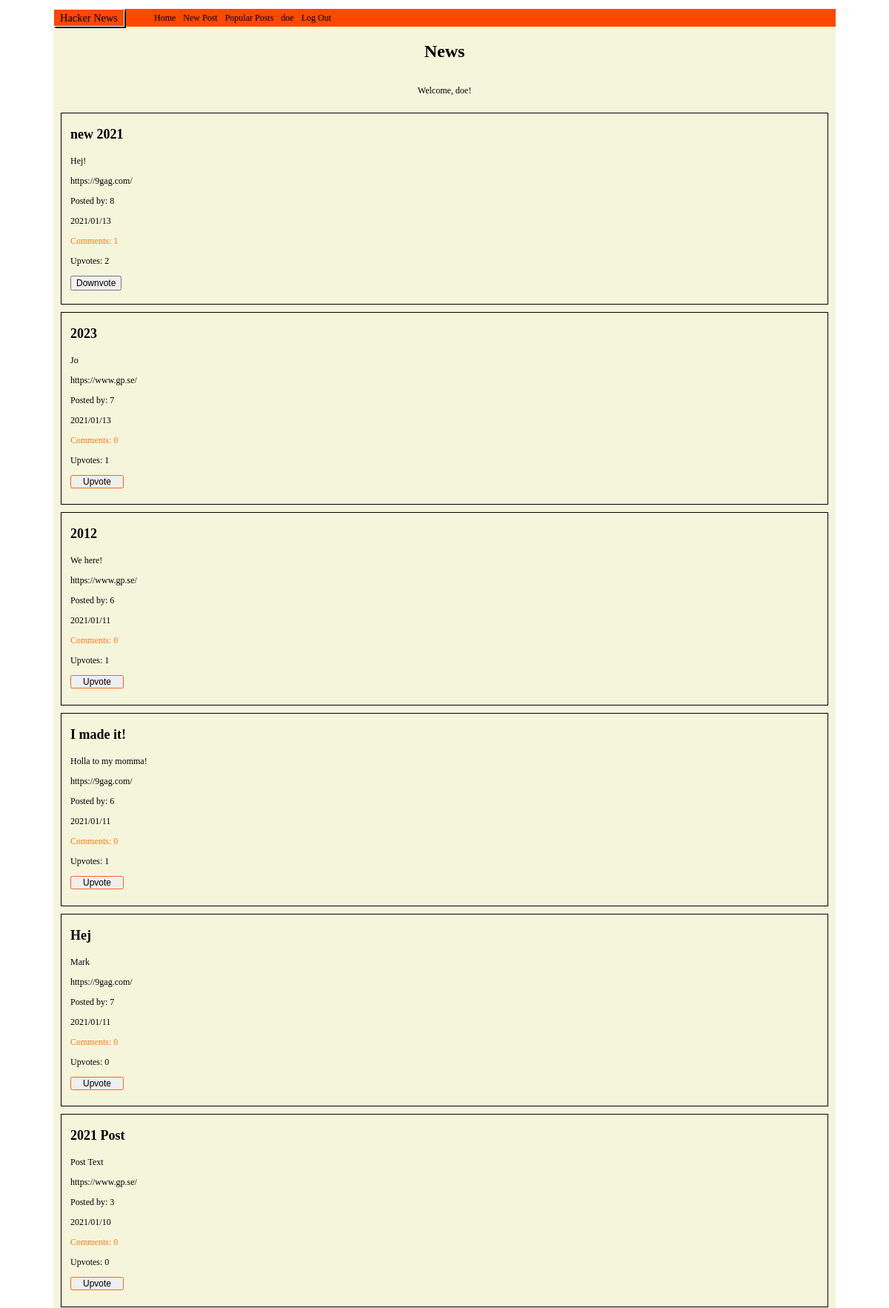
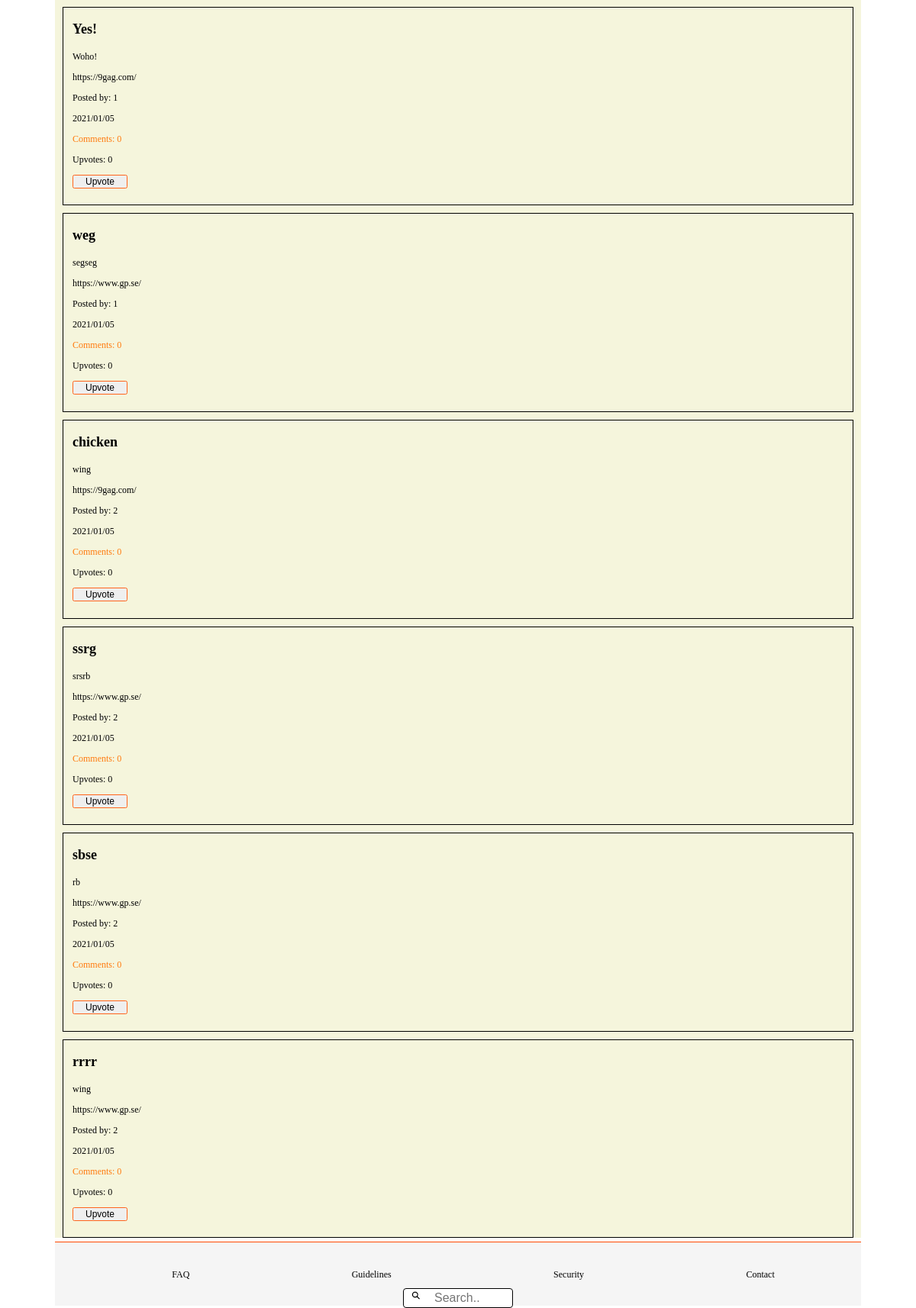
Screenshot of /index.php (signed in) with the database file from the repository (2 pictures, top to bottom).
### tables this page shows
CREATE TABLE Posts (
	id integer PRIMARY KEY AUTOINCREMENT,
	title string,
	description string,
	post_url varchar,
	post_date datetime,
	user_id varchar,
	user_username varchar
);

### web/config.php (called while the page is built, shortened)
<?php
return [
    'title' => 'News',
    'database_path' => sprintf('sqlite:%s/database/hackernews.db', __DIR__),
];

### web/autoload.php (called while the page is built, shortened)
<?php
$config = require __DIR__ . '/config.php';

### web/functions/postsFunction.php (called while the page is built, shortened)
<?php
function fetchAllPosts($pdo)
{
    $statement = $pdo->prepare("SELECT * FROM Posts ORDER BY Posts.post_date DESC");
    $statement->execute();
    $fetchPosts = $statement->fetchAll(PDO::FETCH_ASSOC);
    return $fetchPosts;
}

### web/functions/commentsFunction.php (called while the page is built, shortened)
<?php
function countComments($pdo, $postId)
{
    $statement = $pdo->prepare('SELECT COUNT(*) FROM Comments WHERE post_id = :postId');
    $statement->bindParam(':postId', $postId, PDO::PARAM_INT);
    $statement->execute();
    $comments = $statement->fetch(PDO::FETCH_ASSOC);
    return $comments['COUNT(*)'];
}

### web/functions/upvoteFunctions.php (called while the page is built, shortened)
<?php
function countUpvotes($pdo, $postId)
{
    $statement = $pdo->prepare('SELECT COUNT(*) FROM Likes WHERE post_id = :postId');
    $statement->bindParam(':postId', $postId, PDO::PARAM_INT);
    $statement->execute();
    $upvotes = $statement->fetch(PDO::FETCH_ASSOC);
    return $upvotes['COUNT(*)'];
}
function upvoteUser($pdo, $postId, $userId)
{
    $statement = $pdo->prepare('SELECT * FROM Likes WHERE post_id = :postId AND user_id = :userId;');
    $statement->bindParam(':postId', $postId);
    $statement->bindParam(':userId', $userId);
    $statement->execute();
    $upvoteUser = $statement->fetch(PDO::FETCH_ASSOC);
    return $upvoteUser;
}

### index.php (the view, shortened to what this page needs)
<?php require __DIR__ . '/homepage/header.php'; ?>
<?php require __DIR__ . '/homepage/navbar.php'; ?>
<?php
if (isset($_SESSION['user'])) : ?>
    <section class="index_page">
        <div class="greeting_user_container">
            <h1 class="index_title"><?php echo $config['title']; ?></h1>
            <p> Welcome, <?php echo $_SESSION['user']['first_name']; ?>!</p>
        </div>
        <?php $fetchPost = fetchAllPosts($pdo);
        foreach ($fetchPost as $post) : ?>
            <?php $postId = $post['id'];  ?>
            <?php $userId = $_SESSION['user']['id'];  ?>
            <?php $countComments = countComments($pdo, $postId); ?>
            <?php $countUpvotes = countUpvotes($pdo, $postId); ?>
            <div class="news_feed">
                <h3 class="index_post_title"> <?php echo $post['title']; ?> </h3>
                <p> <?php echo $post['description']; ?> </p>
                <a href="<?php echo $post['post_url'] ?> "> <?php echo $post['post_url']; ?> </a>
                <p> Posted by: <?php echo $post['user_id']; ?> </p>
                <p> <?php echo $post['post_date']; ?> </p>
                <div class="upvotes_comments">
                    <a class="index_comments" href="comments.php?id= <?php echo $post['id']; ?> "> Comments: <?php echo $countComments; ?> </a>
                </div>
                <div>
                    <form action="web/post/upvote.php" method="post">
                        <p class="index_upvotes">Upvotes: <?php echo $countUpvotes; ?></p>
                        <?php $upvoteUser = upvoteUser($pdo, $postId, $userId) ?>
                        <?php if (is_array($upvoteUser)) : ?>
                            <button class="downvote_button" type="submit">Downvote</button>
                        <?php else : ?>
                            <button class="upvote_button" type="submit">Upvote</button>
                        <?php endif; ?>
                    </form>
                </div>
            </div>
        <?php endforeach; ?>
    <?php else : ?>
        <div class="welcome_container">
            <h1>Welcome, please sign in.</h1>
        </div>
    <?php endif; ?>
    </section>
    <?php require __DIR__ . '/homepage/footer.php'; ?>

### css assests/index.css (style rules this page uses)
* { box-sizing: border-box; font-size: 12px; }
body { height: 100vh; margin: 0; padding-top: 1rem; padding-left: 6rem; padding-right: 6rem; }
.index_page { background-color: beige; }
.greeting_user_container { display: flex; flex-direction: column; background-color: #ffffff; background-color: beige; justify-content: center; align-items: center; }
.news_feed { margin: 10px; margin-bottom: 5px; min-height: 15vh; padding-bottom: 1.5rem; padding-left: 1rem; border: solid 1px black; }
.index_title { font-size: 2rem; }
.index_comments { text-decoration: none; color: rgb(255, 122, 13); }
.upvote_button { font-size: 1rem; height: 1.5rem; border: solid 1px rgb(255, 100, 28); border-radius: 0.2rem; margin-bottom: 0.3rem; margin-right: 0.3rem; width: 6rem; }
.index_post_title { font-size: 1.5rem; }

### css assests/navBar.css (style rules this page uses)
a { text-decoration: none; color: black; }

### rows the page displays
posts: title "new 2021", description "Hej!", post_url "https://9gag.com/", user "8", post_date "2021/01/13", countComments "1", countUpvotes "2"
posts: title "2023", description "Jo", post_url "https://www.gp.se/", user "7", post_date "2021/01/13", countComments "0", countUpvotes "1"
posts: title "2012", description "We here!", post_url "https://www.gp.se/", user "6", post_date "2021/01/11", countComments "0", countUpvotes "1"
posts: title "I made it!", description "Holla to my momma!", post_url "https://9gag.com/", user "6", post_date "2021/01/11", countComments "0", countUpvotes "1"
posts: title "Hej", description "Mark", post_url "https://9gag.com/", user "7", post_date "2021/01/11", countComments "0", countUpvotes "0"
posts: title "2021 Post", description "Post Text", post_url "https://www.gp.se/", user "3", post_date "2021/01/10", countComments "0", countUpvotes "0"
posts: title "Yes!", description "Woho!", post_url "https://9gag.com/", user "1", post_date "2021/01/05", countComments "0", countUpvotes "0"
posts: title "weg", description "segseg", post_url "https://www.gp.se/", user "1", post_date "2021/01/05", countComments "0", countUpvotes "0"
posts: title "chicken", description "wing", post_url "https://9gag.com/", user "2", post_date "2021/01/05", countComments "0", countUpvotes "0"
posts: title "ssrg", description "srsrb", post_url "https://www.gp.se/", user "2", post_date "2021/01/05", countComments "0", countUpvotes "0"
posts: title "sbse", description "rb", post_url "https://www.gp.se/", user "2", post_date "2021/01/05", countComments "0", countUpvotes "0"
posts: title "rrrr", description "wing", post_url "https://www.gp.se/", user "2", post_date "2021/01/05", countComments "0", countUpvotes "0"

### other values shown
$_SESSION['user']['username'] "doe"
$config['title'] "News"
$_SESSION['user']['first_name'] "doe"
